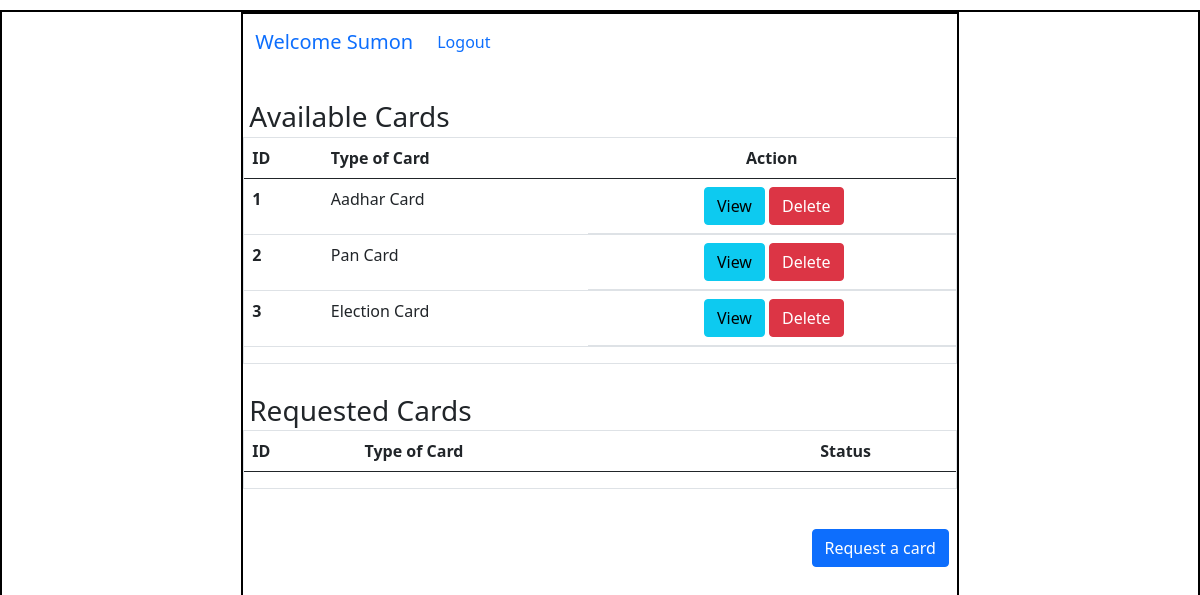
Before: /home/4 with the older database file.
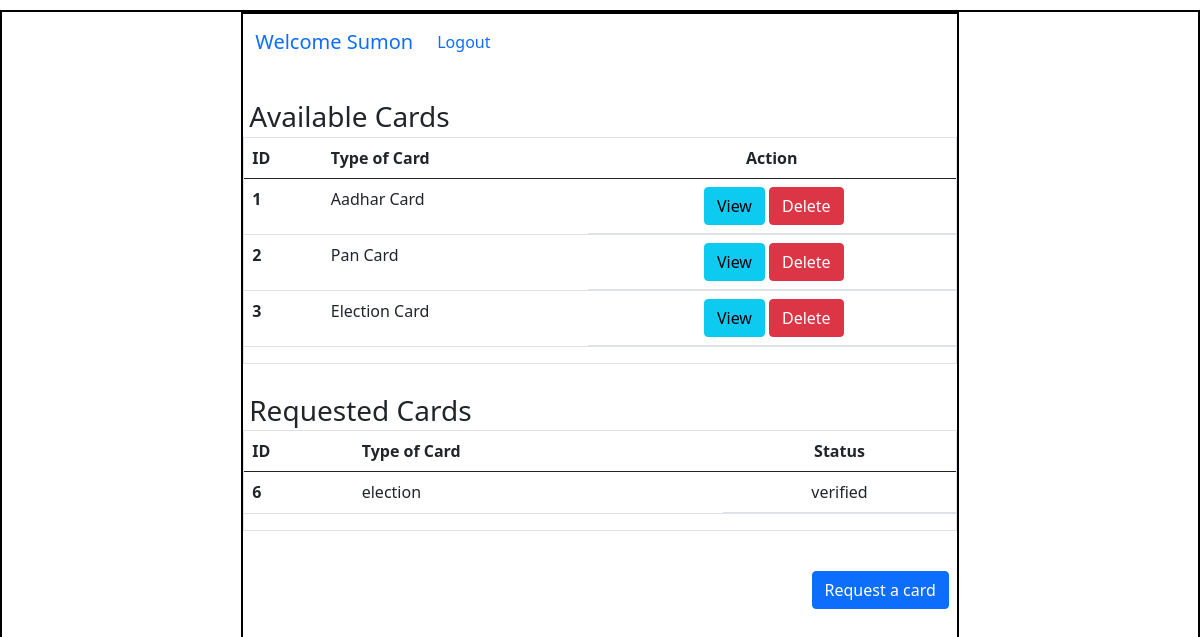
After: the same page with the newer database file.
### application/models.py (models this page shows)
class Info(db.Model):
    id = db.Column(db.Integer(), primary_key = True)
    atr_name = db.Column(db.String(), nullable = False)
    atr_value = db.Column(db.String(), nullable = False)
    c_name = db.Column(db.String(), nullable = False)
    user_id = db.Column(db.Integer(), db.ForeignKey("user.id"),nullable = False )

### application/controllers.py (the view)
@app.route("/home/<int:user_id>")
def user_dash(user_id):
    this_user=User.query.filter_by(id = user_id).first()
    return render_template("user_dash.html",this_user=this_user)

### templates/user_dash.html (shortened to what the changed rows need)
<!DOCTYPE html>
<html lang="en">
<head>
    <link rel="stylesheet" href="/ecard-app-mad1/static/style.css">
    <link href="https://cdn.jsdelivr.net/npm/bootstrap@5.0.2/dist/css/bootstrap.min.css" rel="stylesheet">
</head>
<body>
    <div id="main">
        <div id="canvas">
              <div id="content">
                <div class="table border">
                    <table class="table">
                        <thead>
                          <tr>
                            <th scope="col">ID</th>
                            <th scope="col">Type of Card</th>
                            <th scope="col" class="text-center">Action</th>
                          </tr>
                        </thead>
                        <tbody>
                          <tr>
                            <th scope="row">1</th>
                          </tr>
                          <tr>
                            <th scope="row">2</th>
                          </tr>
                          <tr>
                            <th scope="row">3</th>
                          </tr>
                        </tbody>
                      </table>
                </div>
                <div class="table border">
                    <table class="table">
                        <thead>
                          <tr>
                            <th scope="col">ID</th>
                            <th scope="col">Type of Card</th>
                            <th scope="col" class="text-center">Status</th>
                          </tr>
                        </thead>
                        <tbody>
                          {% for info in this_user.details %}
                            {% if info.atr_name == "status" %}
                              <tr>
                                <th scope="row">{{loop.index}}</th>
                                <td>{{info.c_name}}</td>
                                <td class="d-flex justify-content-center">
                                  {{info.atr_value}}
                                </td>
                              </tr>
                            {% endif %}
                          {%  endfor %}
                        </tbody>
                      </table>
                </div>
              </div>
        </div>
    </div>
</body>
</html>

Changed rows visible on the page:
added Info: c_name "election", atr_value "verified"
